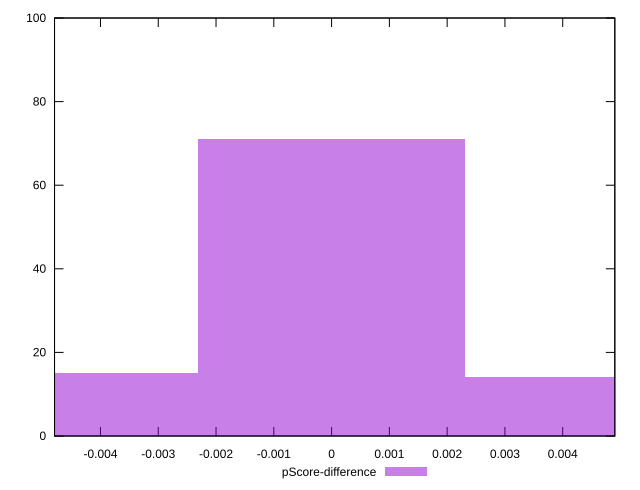

Source code (gnuplot):
reset

$pScoreDifference <<EOF
0 71
0.004626326741404445 14
-0.004626326741404445 15
EOF

set key outside below
set boxwidth 0.004626326741404445
set xrange [-0.004795056505783157:0.004901783465979248]
set yrange [0:100]
set trange [0:100]
set style fill transparent solid 0.5 noborder
set terminal svg size 640, 490 enhanced background rgb 'white'
set output "report_00015_2021-02-09T16-11-33.973Z/estimated-input-latency/samples/pages+cached+noadtech+nomedia/pScore-difference/histogram.svg"

plot $pScoreDifference title "pScore-difference" with boxes

reset
